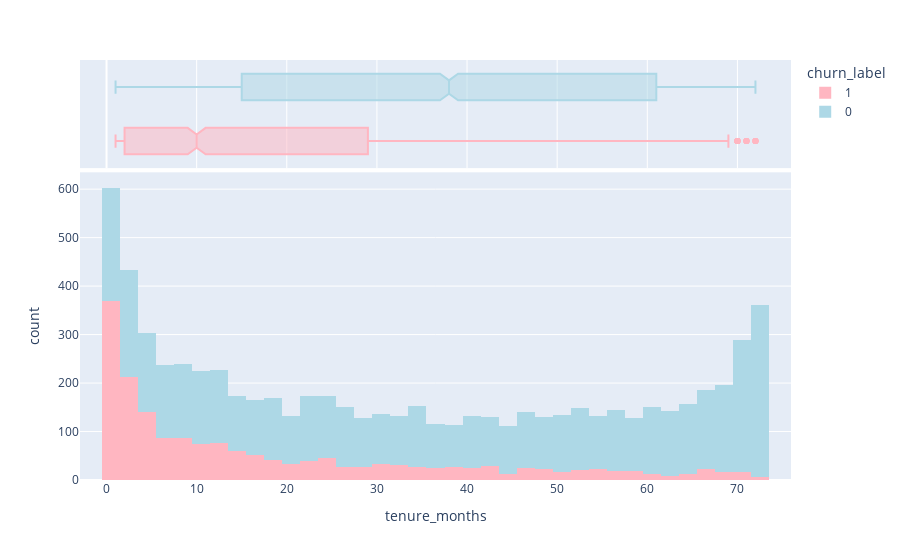

The notebook cell this image was saved under:
### Code cell
# To see the tenure_months vs churn_label distribution
fig = px.histogram(train_df,x='tenure_months',color='churn_label',marginal='box',
                    color_discrete_sequence =['lightpink','lightblue'])
fig.show()

# Shorter tenure_months is more likely to churn

### Figure 1 — Plotly figure (JSON) as saved in the notebook; plotly's stock layout.template omitted (floating-point values rounded to 4 significant figures; data arrays with more than 128 entries replaced by an {"elided": "..."} marker saying what was removed)
{"data": [{"alignmentgroup": "True", "bingroup": "x", "hovertemplate": "churn_label=1<br>tenure_months=%{x}<br>count=%{y}<extra></extra>", "legendgroup": "1", "marker": {"color": "lightpink", "pattern": {"shape": ""}}, "name": "1", "offsetgroup": "1", "orientation": "v", "showlegend": true, "type": "histogram", "x": {"elided": "1817 int values"}, "xaxis": "x", "yaxis": "y"}, {"alignmentgroup": "True", "hovertemplate": "churn_label=1<br>tenure_months=%{x}<extra></extra>", "legendgroup": "1", "marker": {"color": "lightpink"}, "name": "1", "notched": true, "offsetgroup": "1", "showlegend": false, "type": "box", "x": {"elided": "1817 int values"}, "xaxis": "x2", "yaxis": "y2"}, {"alignmentgroup": "True", "bingroup": "x", "hovertemplate": "churn_label=0<br>tenure_months=%{x}<br>count=%{y}<extra></extra>", "legendgroup": "0", "marker": {"color": "lightblue", "pattern": {"shape": ""}}, "name": "0", "offsetgroup": "0", "orientation": "v", "showlegend": true, "type": "histogram", "x": {"elided": "5174 int values"}, "xaxis": "x", "yaxis": "y"}, {"alignmentgroup": "True", "hovertemplate": "churn_label=0<br>tenure_months=%{x}<extra></extra>", "legendgroup": "0", "marker": {"color": "lightblue"}, "name": "0", "notched": true, "offsetgroup": "0", "showlegend": false, "type": "box", "x": {"elided": "5174 int values"}, "xaxis": "x2", "yaxis": "y2"}], "layout": {"barmode": "relative", "legend": {"title": {"text": "churn_label"}, "tracegroupgap": 0}, "margin": {"t": 60}, "xaxis": {"anchor": "y", "domain": [0, 1], "title": {"text": "tenure_months"}}, "xaxis2": {"anchor": "y2", "domain": [0, 1], "matches": "x", "showgrid": true, "showticklabels": false}, "yaxis": {"anchor": "x", "domain": [0, 0.7326], "title": {"text": "count"}}, "yaxis2": {"anchor": "x2", "domain": [0.7426, 1], "matches": "y2", "showgrid": false, "showline": false, "showticklabels": false, "ticks": ""}}}
